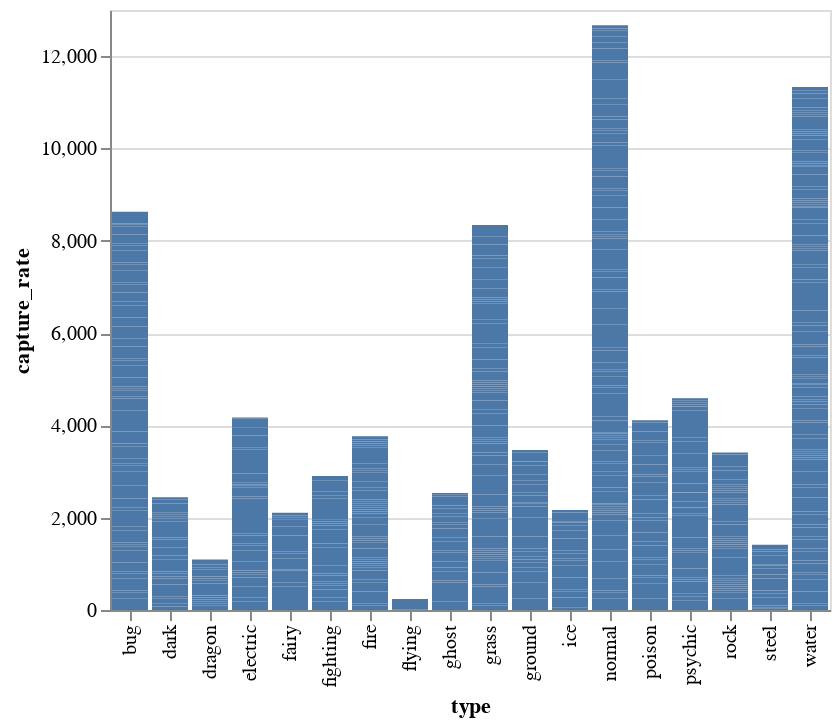

The code cell stored with this chart in its notebook:
### Code cell
import altair as alt

chart = alt.Chart(pokemon).mark_bar().encode(
    x='type',
    y='capture_rate'
)
chart

### Figure 1 — Vega-Lite specification as saved in the notebook (floating-point values rounded to 4 significant figures; data arrays with more than 128 entries replaced by an {"elided": "..."} marker saying what was removed)
{"config": {"view": {"continuousWidth": 400, "continuousHeight": 300}}, "data": {"name": "data-a4f88f0c8732232b9cdeda2f71295215"}, "mark": "bar", "encoding": {"x": {"field": "type", "type": "nominal"}, "y": {"field": "capture_rate", "type": "quantitative"}}, "$schema": "https://vega.github.io/schema/vega-lite/v4.17.0.json", "datasets": {"data-a4f88f0c8732232b9cdeda2f71295215": {"elided": "801 records"}}}
